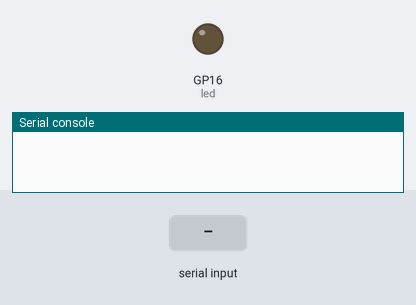
This program was run on a simulated Raspberry Pi Pico running MicroPython. Shown: output pins drawn as LEDs (lit = HIGH), the last lines printed to the serial console. The inputs (shaded band) are chosen by the test bench.

Above: at 1.2 s.
1.3 s: "on" received over the second serial link
At 2.5 s:
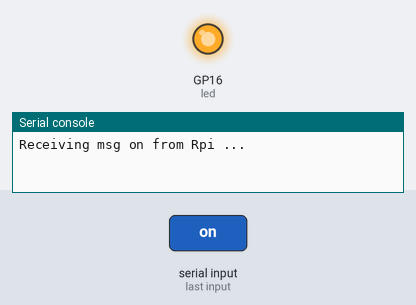
2.8 s: "1" received over the second serial link
At 3.7 s:
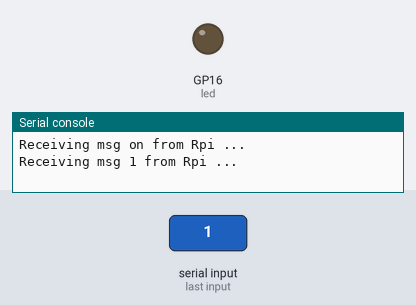
Timing chart, 0 to 5.8 s (numbered marks = the images above; inputs shaded):
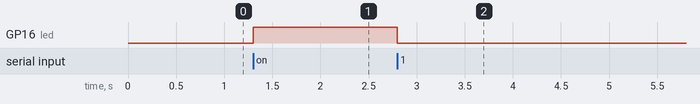

The program:

read_data_from_rpi.py
```python
from machine import UART, Pin
import utime

pico_uart = UART(0, baudrate=9600, tx=Pin(0), rx=Pin(1))

led = Pin(16, Pin.OUT)

while True:
    if pico_uart.any(): ## can use alter : while pico_uart.any() > 0:

        msg = pico_uart.read().decode()
        print(f"Receiving msg {msg} from Rpi ...")

        if msg == "on":
            led.value(1)
        else:
            led.value(0)
```

Measured:
- after the input at 1.3 s, GP16 (led): LOW → HIGH at once
- after the input at 2.8 s, GP16 (led): HIGH → LOW at once
